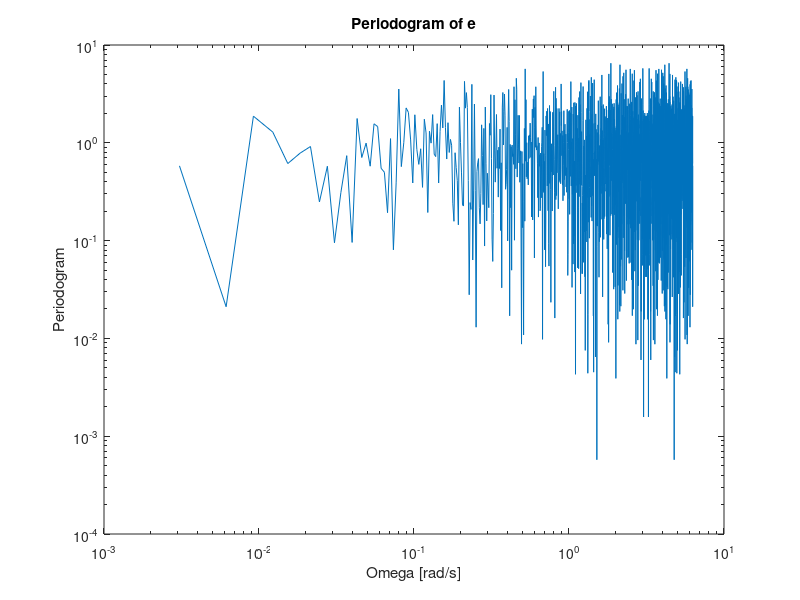
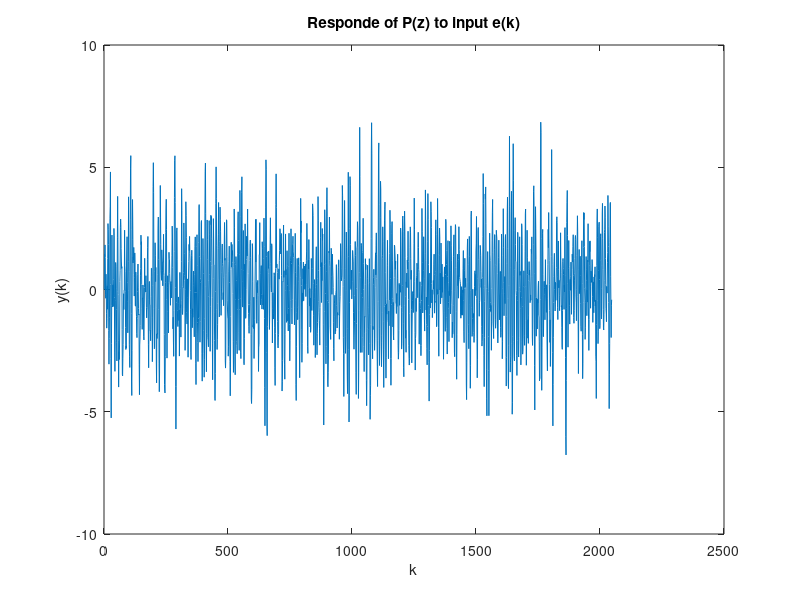
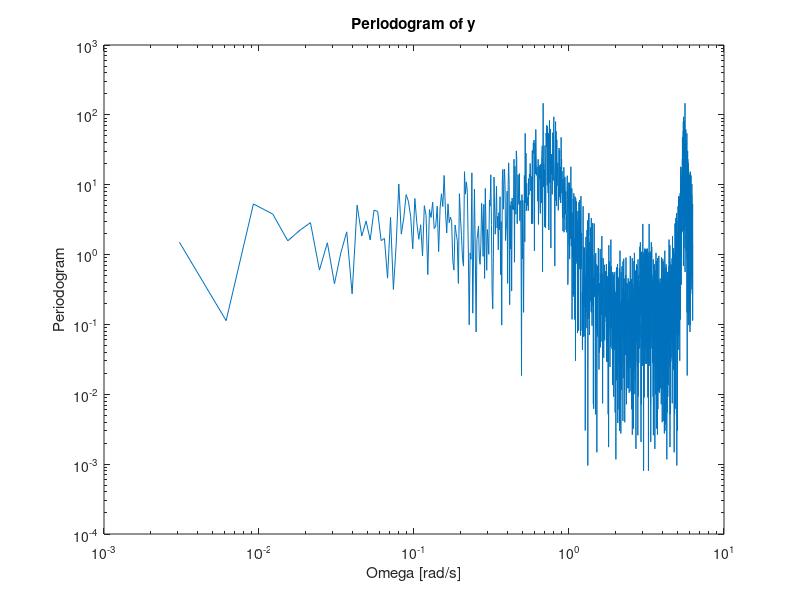
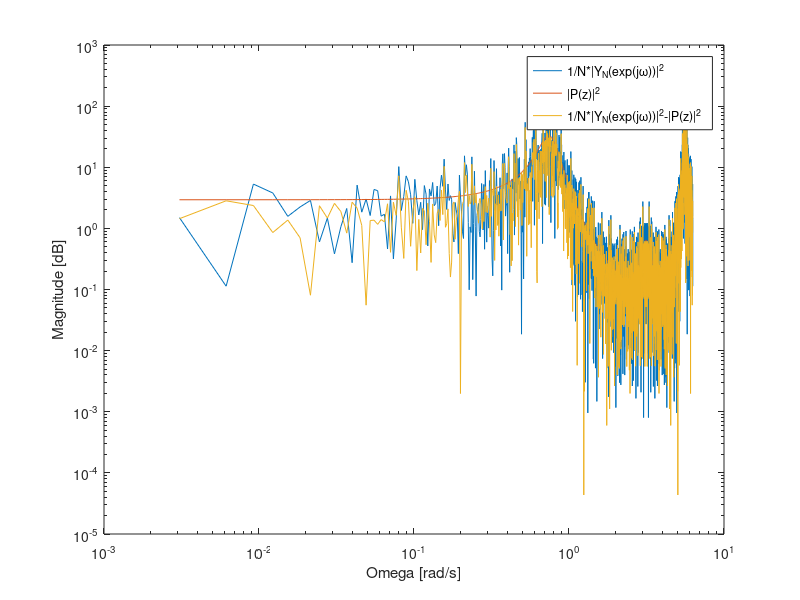

These figures' MATLAB source, in order:
clear all
clc
%%
dim=2048;
e=randn(dim,1);
E_N=fft(e);
per_e=1/dim*abs(E_N).^2;
omega=(2*pi/dim)*[0:dim-1]';
figure (1)
loglog(omega,per_e)
title('Periodogram of e')
xlabel('Omega [rad/s]')
ylabel('Periodogram')
%%
%sample time
T=1;
z=tf('z',T);
P=(z+0.5)/(0.5+(z+0.5)*(z-0.5)^2);
t=T*[0:dim-1]';
y=lsim(P,e,t);
figure(2)
plot(t,y)
title('Responde of P(z) to input e(k)')
xlabel('k')
ylabel('y(k)')
%%
Y_N=fft(y);
per_y=1/dim*abs(Y_N).^2;
figure (3)
loglog(omega,per_y)
title('Periodogram of y')
xlabel('Omega [rad/s]')
ylabel('Periodogram')
%%
[mag,phase]=bode(P,omega);
mag=squeeze(mag);
figure(4)
loglog(omega,per_y)
hold on
loglog(omega,abs(mag).^2)
loglog(omega,abs(per_y-abs(mag).^2))
xlabel('Omega [rad/s]')
ylabel('Magnitude [dB]')
legend('1/N*|Y_N(exp(j\omega))|^2','|P(z)|^2','1/N*|Y_N(exp(j\omega))|^2-|P(z)|^2')
hold off
